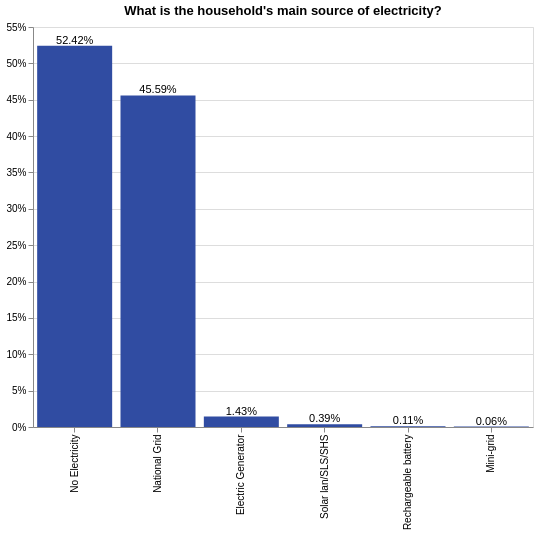

The specification (Vega-Lite) saved for this image:
### Vega-Lite specification from a JSON file in a GitHub repository (floating-point values rounded to 4 significant figures; data arrays with more than 128 entries replaced by an {"elided": "..."} marker saying what was removed)
{"config": {"view": {"continuousWidth": 400, "continuousHeight": 300}}, "layer": [{"mark": {"type": "bar", "color": "#304ca2"}, "encoding": {"tooltip": {"type": "nominal", "field": "main_src_elec"}, "x": {"type": "nominal", "axis": {"title": " "}, "field": "main_src_elec", "sort": {"field": "main_src_elec", "op": "count", "order": "descending"}}, "y": {"type": "quantitative", "aggregate": "sum", "axis": {"format": "%", "title": ""}, "field": "pct"}}, "height": 400, "selection": {"selector006": {"type": "single", "fields": ["elc_aggr_tier"], "bind": {"input": "select", "options": [null, "Tier 0", "Tier 1", "Tier 2", "Tier 3", "Tier 4", "Tier 5"], "labels": ["All Tiers", "Tier 0", "Tier 1", "Tier 2", "Tier 3", "Tier 4", "Tier 5"], "name": "Tiers  "}}}, "transform": [{"joinaggregate": [{"op": "count", "field": "*", "as": "total"}]}, {"calculate": "1 / datum.total", "as": "pct"}], "width": 500}, {"mark": {"type": "text", "align": "center", "baseline": "bottom"}, "encoding": {"text": {"type": "quantitative", "aggregate": "sum", "field": "pct", "format": ".2%"}, "tooltip": {"type": "nominal", "field": "main_src_elec"}, "x": {"type": "nominal", "axis": {"title": " "}, "field": "main_src_elec", "sort": {"field": "main_src_elec", "op": "count", "order": "descending"}}, "y": {"type": "quantitative", "aggregate": "sum", "axis": {"format": "%", "title": ""}, "field": "pct"}}, "height": 400, "transform": [{"joinaggregate": [{"op": "count", "field": "*", "as": "total"}]}, {"calculate": "1 / datum.total", "as": "pct"}], "width": 500}], "data": {"name": "data-5b15d892f836aab471360bcf251a47f9"}, "title": {"text": ["What is the household's main source of electricity?"], "color": "black", "subtitleColor": "black"}, "transform": [{"filter": {"selection": "selector006"}}], "$schema": "https://vega.github.io/schema/vega-lite/v4.8.1.json", "datasets": {"data-5b15d892f836aab471360bcf251a47f9": {"elided": "3632 records"}}}
